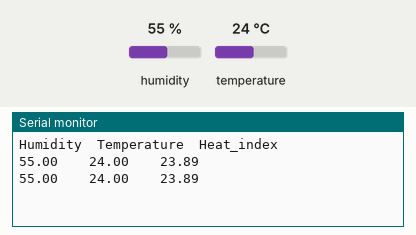
Recording of a sketch running on a simulated Arduino Uno, built with avr-gcc and run on an emulated ATmega328P. Shown: the last lines printed to the serial monitor. Inputs (shaded band) come from the test bench; at power-on: humidity 55 %, temperature 24 °C.

Above: at 2.8 s.
2.9 s: humidity set to 22 %
At 4.9 s:
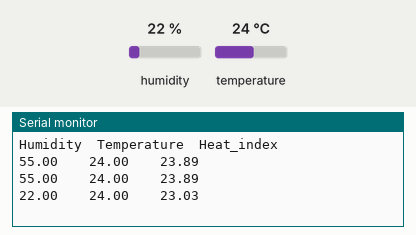
5.6 s: temperature set to 12 °C
At 7.3 s:
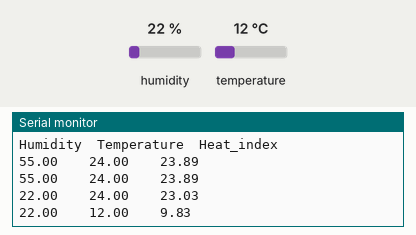
8.3 s: humidity set to 40 %
At 11.0 s:
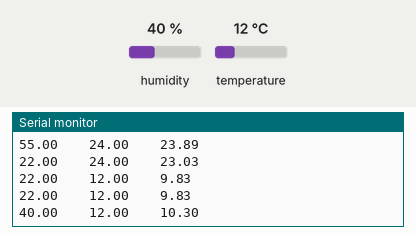
Timing chart, 0 to 12.5 s (numbered marks = the images above; inputs shaded):
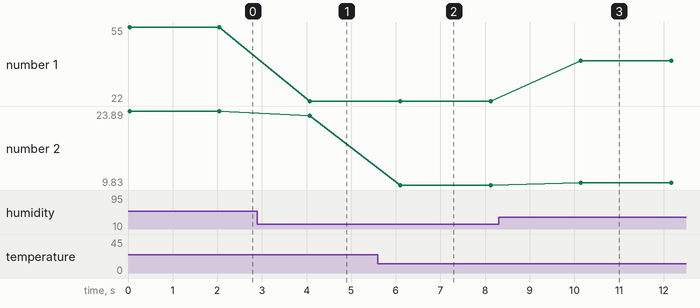

Measured:
- after the input at 2.9 s, the serial monitor: prints a new line after 1.2 s (image 1)
- after the input at 5.6 s, the serial monitor: prints a new line after 0.50 s (image 2)
- after the input at 8.3 s, the serial monitor: prints a new line after 1.8 s (image 3)
- plotted number 1: 55 → 22 after the input at 2.9 s, 22 → 40 after the input at 8.3 s
- plotted number 2: 23.89 → 23.03 after the input at 2.9 s, 23.03 → 9.83 after the input at 5.6 s, 9.83 → 10.3 after the input at 8.3 s

The sketch:

DHTtester.ino
```cpp
// Example testing sketch for various DHT humidity/temperature sensors
// Written by ladyada, public domain

// REQUIRES the following Arduino libraries:
// - DHT Sensor Library: https://github.com/adafruit/DHT-sensor-library
// - Adafruit Unified Sensor Lib: https://github.com/adafruit/Adafruit_Sensor

#include "DHT.h"

#define DHTPIN 3     // Digital pin connected to the DHT sensor
// Feather HUZZAH ESP8266 note: use pins 3, 4, 5, 12, 13 or 14 --
// Pin 15 can work but DHT must be disconnected during program upload.

// Uncomment whatever type you're using!
#define DHTTYPE DHT11   // DHT 11
//#define DHTTYPE DHT22   // DHT 22  (AM2302), AM2321
//#define DHTTYPE DHT21   // DHT 21 (AM2301)

// Connect pin 1 (on the left) of the sensor to +5V
// NOTE: If using a board with 3.3V logic like an Arduino Due connect pin 1
// to 3.3V instead of 5V!
// Connect pin 2 of the sensor to whatever your DHTPIN is
// Connect pin 4 (on the right) of the sensor to GROUND
// Connect a 10K resistor from pin 2 (data) to pin 1 (power) of the sensor

// Initialize DHT sensor.
// Note that older versions of this library took an optional third parameter to
// tweak the timings for faster processors.  This parameter is no longer needed
// as the current DHT reading algorithm adjusts itself to work on faster procs.
DHT dht(DHTPIN, DHTTYPE);

void setup() {
  Serial.begin(9600);
  //Serial.println(F("DHTxx test!"));
  dht.begin();
  Serial.print(F("Humidity\t"));
  Serial.print(F("Temperature\t"));
  Serial.println(F("Heat_index"));
}

void loop() {
  // Reading temperature or humidity takes about 250 milliseconds!
  // Sensor readings may also be up to 2 seconds 'old' (its a very slow sensor)
  float h = dht.readHumidity();
  // Read temperature as Celsius (the default)
  float t = dht.readTemperature();
  // Read temperature as Fahrenheit (isFahrenheit = true)
  //float f = dht.readTemperature(true);

  // Check if any reads failed and exit early (to try again).
  if (isnan(h) || isnan(t)) {
    Serial.println(F("Failed to read from DHT sensor!"));
    return;
  }

  // Compute heat index in Fahrenheit (the default)
  //float hif = dht.computeHeatIndex(f, h);
  // Compute heat index in Celsius (isFahreheit = false)
  float hic = dht.computeHeatIndex(t, h, false);

  //Serial.print(F("Humidity: "));
  Serial.print(h);
  Serial.print("\t\t");
  //Serial.print(F("%  Temperature: "));
  Serial.print(t);
  Serial.print("\t\t");
  //Serial.print(F("°C "));
  //Serial.print(f);
  //Serial.print(F("°F  Heat index: "));
  Serial.println(hic);
  //Serial.print(F("°C "));
  //Serial.print(hif);
  //Serial.println(F("°F"));

  // Wait a few seconds between measurements.
  delay(2000);
}
```
